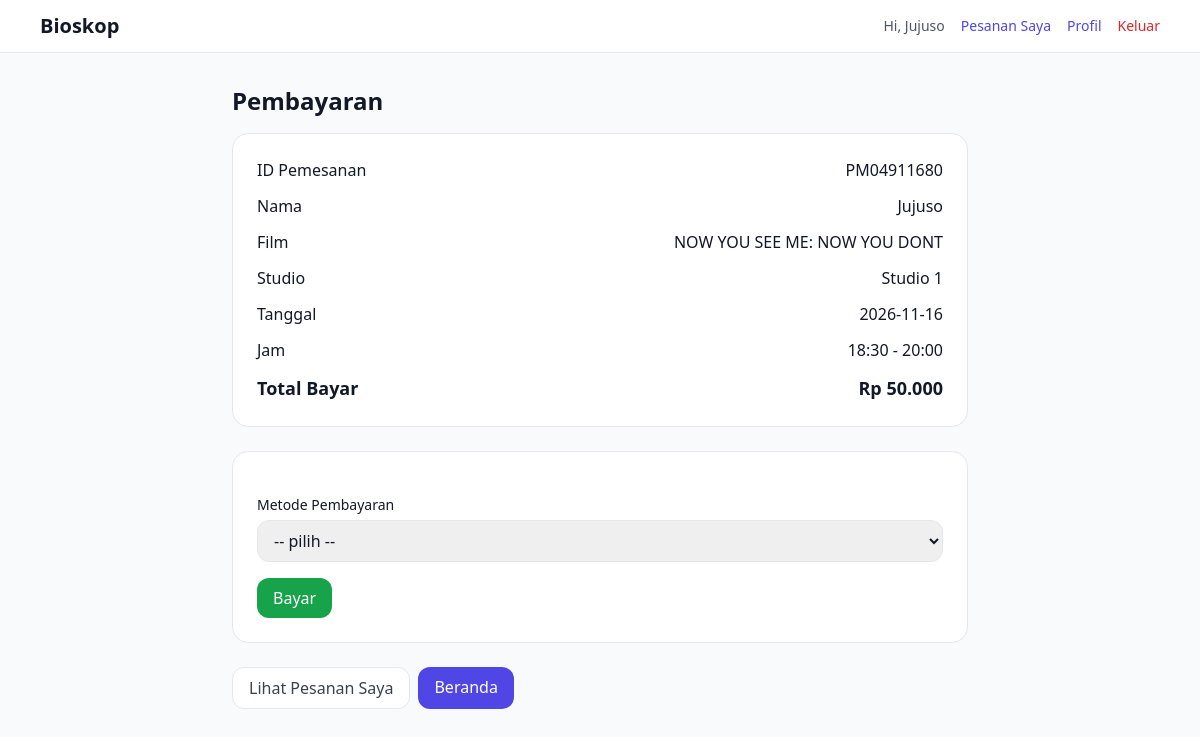
Page /pembayaran.php?id_pemesanan=PM04911680 (signed in) on the earlier database version.
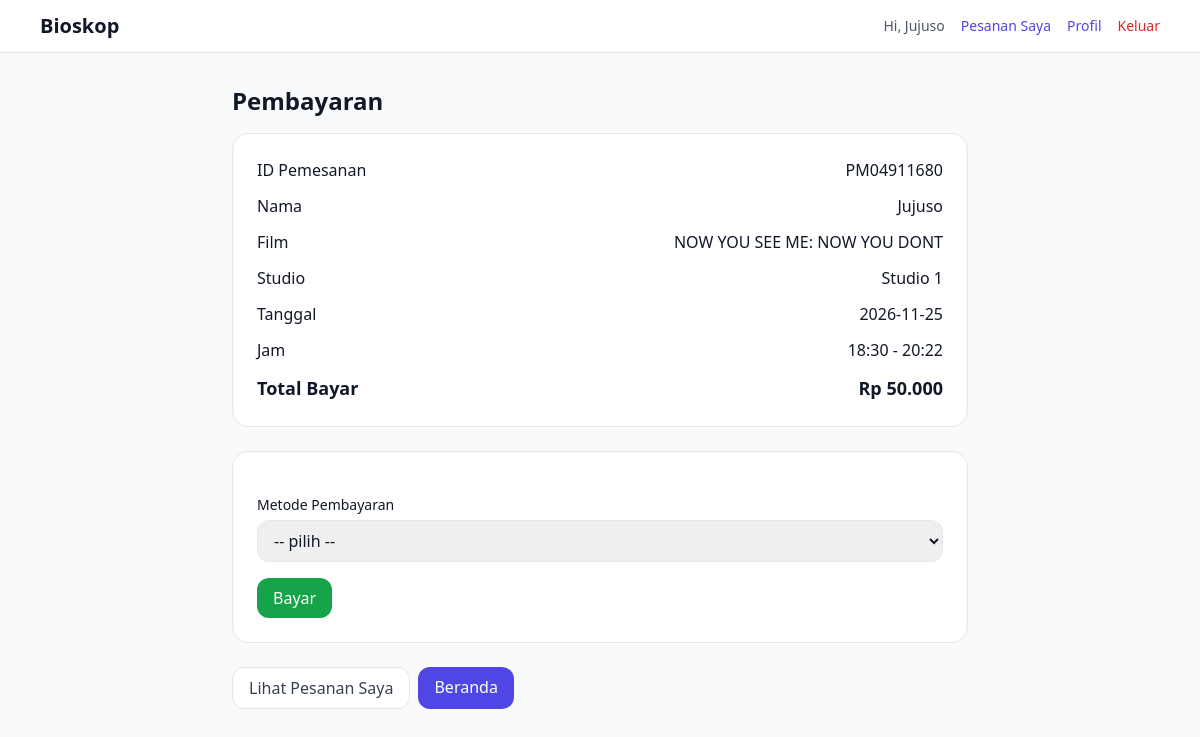
Same page on the later database version.
### tables this page shows
CREATE TABLE `jadwal_tayang` (
  `id_jadwal` varchar(10) NOT NULL,
  `id_film` varchar(10) NOT NULL,
  `jam_mulai` time DEFAULT NULL,
  `jam_selesai` time DEFAULT NULL,
  `tanggal` date DEFAULT NULL
);

CREATE TABLE `film` (
  `id_film` varchar(10) NOT NULL,
  `id_studio` varchar(10) NOT NULL,
  `judul` varchar(70) DEFAULT NULL,
  `genre` varchar(20) DEFAULT NULL,
  `durasi` time DEFAULT NULL,
  `rating` int(11) DEFAULT NULL,
  `sinopsis` text DEFAULT NULL,
  `harga` int(11) NOT NULL,
  `mulai_tayang` date DEFAULT NULL,
  `selesai_tayang` date DEFAULT NULL
);

CREATE TABLE `studio` (
  `id_studio` varchar(10) NOT NULL,
  `nama_studio` varchar(50) DEFAULT NULL,
  `kapasitas` int(11) DEFAULT NULL
);

### auth.php (called while the page is built, shortened)
<?php
function h($teks) {
  return htmlspecialchars((string)$teks, ENT_QUOTES, 'UTF-8');
}

### database.php (called while the page is built, shortened)
<?php
$db = mysqli_connect("localhost", "root", "", "database_bioskop");
function esc($teks) {
  global $db;
  return mysqli_real_escape_string($db, (string)$teks);
}
?>

### pembayaran.php (the view, shortened to what this page needs)
<?php
require "auth.php";
require "database.php";
$id_pemesanan = "";
if (isset($_GET['id_pemesanan'])) {
  $id_pemesanan = $_GET['id_pemesanan'];
}
$id_user = (int)$_SESSION['user']['id'];
$id_pemesanan_aman = esc($id_pemesanan);
$hasil = mysqli_query($db, "SELECT pe.nama, pe.email FROM pemesanan p
  JOIN penonton pe ON pe.id_penonton = p.id_penonton
  WHERE p.id_pemesanan = '$id_pemesanan_aman' AND p.id_penonton = $id_user");
$pesanan = mysqli_fetch_assoc($hasil);
$hasil = mysqli_query($db, "SELECT j.tanggal, j.jam_mulai, j.jam_selesai, f.judul, s.nama_studio
  FROM tiket t
  JOIN jadwal_tayang j ON j.id_jadwal = t.id_jadwal
  JOIN film f ON f.id_film = j.id_film
  JOIN studio s ON s.id_studio = f.id_studio
  WHERE t.id_pemesanan = '$id_pemesanan_aman'
  LIMIT 1");
$info = mysqli_fetch_assoc($hasil);
$hasil = mysqli_query($db, "SELECT COALESCE(SUM(harga), 0) AS total FROM tiket WHERE id_pemesanan = '$id_pemesanan_aman'");
$baris = mysqli_fetch_assoc($hasil);
$total = (int)$baris['total'];
?>
<!doctype html>
<html lang="id">
<head>
  <script src="https://cdn.tailwindcss.com"></script>
</head>
<body class="bg-gray-50 text-gray-900">
  <?php include "navbar.php"; ?>
  <main class="max-w-3xl mx-auto px-4 py-8">
    <h1 class="text-2xl font-bold mb-4">Pembayaran</h1>
    <div class="rounded-2xl border bg-white p-6 space-y-3 mb-6">
      <div class="flex justify-between"><span>ID Pemesanan</span><span class="font-medium"><?= h($id_pemesanan) ?></span></div>
      <div class="flex justify-between"><span>Nama</span><span><?= h($pesanan['nama'] ?? $pesanan['email']) ?></span></div>
      <?php if ($info): ?>
        <div class="flex justify-between"><span>Film</span><span><?= h($info['judul']) ?></span></div>
        <div class="flex justify-between"><span>Studio</span><span><?= h($info['nama_studio']) ?></span></div>
        <div class="flex justify-between"><span>Tanggal</span><span><?= h($info['tanggal']) ?></span></div>
        <div class="flex justify-between"><span>Jam</span><span><?= h(substr($info['jam_mulai'], 0, 5)) ?> - <?= h(substr($info['jam_selesai'], 0, 5)) ?></span></div>
      <?php endif; ?>
      <div class="flex justify-between text-lg font-semibold"><span>Total Bayar</span><span>Rp <?= number_format($total, 0, ',', '.') ?></span></div>
    </div>
    <form method="post" class="rounded-2xl border bg-white p-6 space-y-4">
      <div>
        <label class="text-sm font-medium">Metode Pembayaran</label>
        <select name="metode_bayar" class="mt-1 w-full border rounded-xl px-3 py-2" required>
          <option value="">-- pilih --</option>
        </select>
      </div>
      <button name="bayar" class="bg-green-600 hover:bg-green-700 text-white font-medium px-4 py-2 rounded-xl">Bayar</button>
    </form>
    <div class="mt-6 flex gap-2">
      <a href="pesanan_saya.php" class="bg-white border text-gray-700 px-4 py-2 rounded-xl">Lihat Pesanan Saya</a>
      <a href="index.php" class="bg-indigo-600 hover:bg-indigo-700 text-white px-4 py-2 rounded-xl">Beranda</a>
    </div>
  </main>
</body>
</html>

Differences in the rows shown:
changed jadwal_tayang "NOW YOU SEE ME: NOW YOU DONT": tanggal "2026-11-16" → "2026-11-25"; jam_selesai "20:00" → "20:22"
